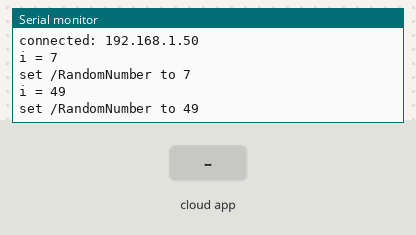
Recording of a sketch running on a simulated ESP8266 (NodeMCU). Shown: the last lines printed to the serial monitor. Inputs (shaded band) come from the test bench. WiFi joins after 1.5 s; servers stay silent unless stated; random numbers use the default seed unless the sketch sets one; the Firebase database answers and starts empty.

Above: at 2.7 s.
2.8 s: the phone or cloud app sets RandomNumber to 0
At 3.8 s:
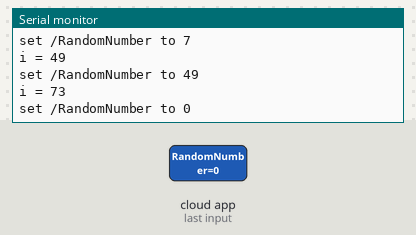
4.3 s: the phone or cloud app sets RandomNumber to 1
At 5.4 s:
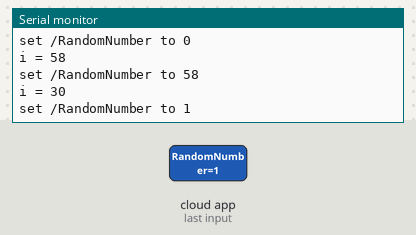
Timing chart, 0 to 7.3 s (numbered marks = the images above; inputs shaded):
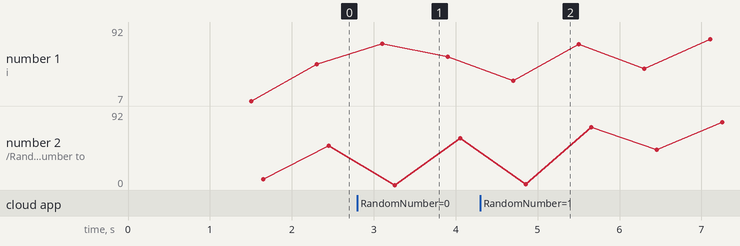

Measured:
- after the input at 2.8 s, the serial monitor: prints a new line after 0.45 s (image 1)
- after the input at 4.3 s, the serial monitor: prints a new line after 0.55 s (image 2)

The sketch:

EX_13_FIREBASE_RANDOM.ino
```cpp
#include <ESP8266WiFi.h>
#include <FirebaseArduino.h>
#define FIREBASE_HOST "XXXXXXXXX.firebaseio.com"
#define FIREBASE_AUTH "XXXXXXXXX"

// Config connect WiFi
#define WIFI_SSID "XXXXXXXXX" //นิยามค่าคงที่ ที่ชื่อว่า WIFI_SSID และค่าคงที่นั้นคือชื่อของ WIFI ที่เราต้องการเชื่อมต่อ
#define WIFI_PASSWORD "XXXXXXXXX" //นิยามค่าคงที่ ที่ชื่อว่า WIFI_PASSWORD และค่าคงที่นั้นคือรหัสของ WIFI ที่เราต้องการเชื่อมต่อ

int i = 0; ////ประกาศตัวแปรไว้สำหรับเก็บค่าจำนวนเต็มที่ชื่อว่า i และกำหนดให้มีค่าเท่ากับ 0

void setup() {
  Serial.begin(115200);
  WiFi.mode(WIFI_STA);
  // connect to wifi.
  WiFi.begin(WIFI_SSID, WIFI_PASSWORD);
  Serial.print("connecting");

  while (WiFi.status() != WL_CONNECTED) {
    Serial.print(".");
    delay(500);
  }
  Serial.println();
  Serial.print("connected: ");
  Serial.println(WiFi.localIP());

  Firebase.begin(FIREBASE_HOST, FIREBASE_AUTH); //เชื่อมต่อกับ Firebase ด้วย FIREBASE_HOST, FIREBASE_AUTH ที่นิยามไว้
}

void loop() {

  i = random(0,100); //กำหนดให้ i เป็นตัวเลขที่ถูกสุ่มโดยมีค่าระหว่าง 0  ถึง 100
  Serial.print("i = ");
  Serial.println(i);

  Firebase.setInt("RandomNumber", i); //ให้ทำการ SET ข้อมูลที่ออปเจตชื่อ RandomNumber ด้วยค่า i
  if (Firebase.failed()) { //ถ้า Firebase เชื่อมต่อล้มเหลว
      Serial.print("set /RandomNumber failed:");
      Serial.println(Firebase.error());
      return;
  }
  Serial.print("set /RandomNumber to ");
  Serial.println(Firebase.getInt("RandomNumber"));      //ให้คำการ GET ข้อมูลจากออปเจคชื่อ RandomNumber แล้วแสดงผลผ่าน Serial Port

  delay(500);
}
```
